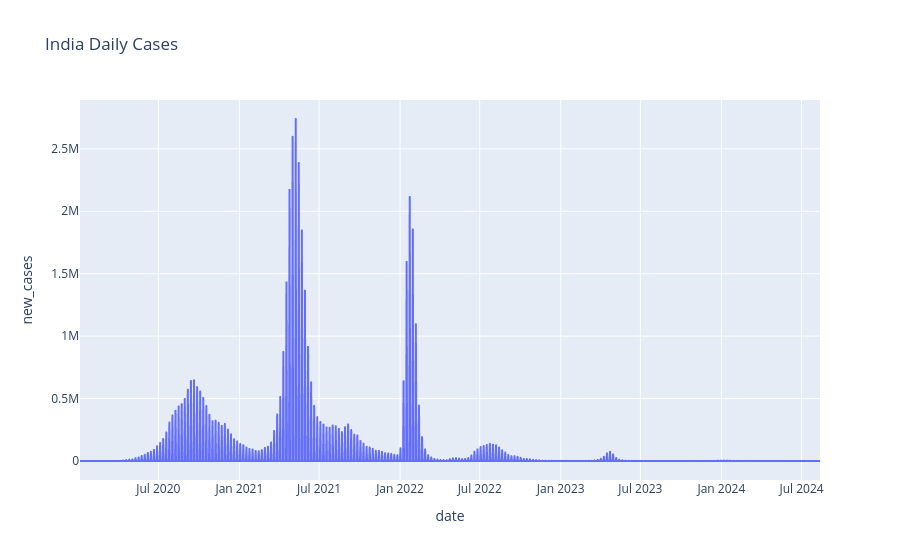

Write notebook code for a chart like this one.
### Code cell
fig = px.line(
    india,
    x='date',
    y='new_cases',
    title="India Daily Cases"
)

fig.show()

### Figure 1 — Plotly figure (JSON) as saved in the notebook; plotly's stock layout.template omitted (floating-point values rounded to 4 significant figures; data arrays with more than 128 entries replaced by an {"elided": "..."} marker saying what was removed)
{"data": [{"hovertemplate": "date=%{x}<br>new_cases=%{y}<extra></extra>", "legendgroup": "", "line": {"color": "#636efa", "dash": "solid"}, "marker": {"symbol": "circle"}, "mode": "lines", "name": "", "showlegend": false, "type": "scattergl", "x": {"elided": "1682 str values"}, "xaxis": "x", "y": {"elided": "1682 float values"}, "yaxis": "y"}], "layout": {"legend": {"tracegroupgap": 0}, "title": {"text": "India Daily Cases"}, "xaxis": {"anchor": "y", "domain": [0, 1], "title": {"text": "date"}}, "yaxis": {"anchor": "x", "domain": [0, 1], "title": {"text": "new_cases"}}}}
